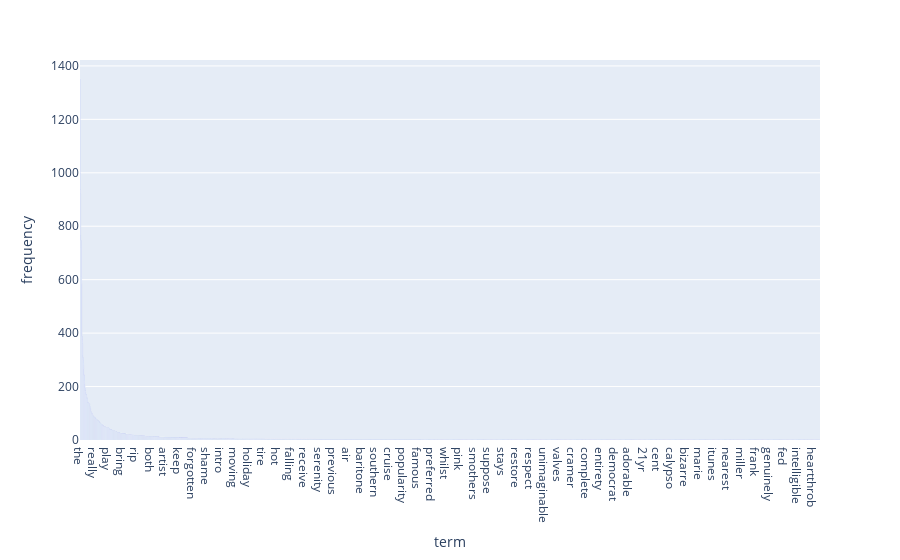

Notebook code cell kept with this figure:
### Code cell
import plotly.express as px

def inspect_tf(terms, m):

    df = pd.DataFrame()
    df['term'] = terms
    df['frequency'] = m
    df.sort_values(by='frequency', inplace=True, ascending=False)

    fig = px.bar(df, x='term', y='frequency')

    fig.show()

inspect_tf(cv.get_feature_names_out(), term_frequency)

### Figure 1 — Plotly figure (JSON) as saved in the notebook; plotly's stock layout.template omitted (floating-point values rounded to 4 significant figures; data arrays with more than 128 entries replaced by an {"elided": "..."} marker saying what was removed)
{"data": [{"alignmentgroup": "True", "hovertemplate": "term=%{x}<br>frequency=%{y}<extra></extra>", "legendgroup": "", "marker": {"color": "#636efa", "pattern": {"shape": ""}}, "name": "", "offsetgroup": "", "orientation": "v", "showlegend": false, "textposition": "auto", "type": "bar", "x": {"elided": "3730 str values"}, "xaxis": "x", "y": {"elided": "3730 int values"}, "yaxis": "y"}], "layout": {"autosize": true, "barmode": "relative", "legend": {"tracegroupgap": 0}, "margin": {"t": 60}, "xaxis": {"anchor": "y", "autorange": true, "domain": [0, 1], "range": [-0.5, 3730.0], "title": {"text": "term"}, "type": "category"}, "yaxis": {"anchor": "x", "autorange": true, "domain": [0, 1], "range": [0, 1422.0], "title": {"text": "frequency"}, "type": "linear"}}}
